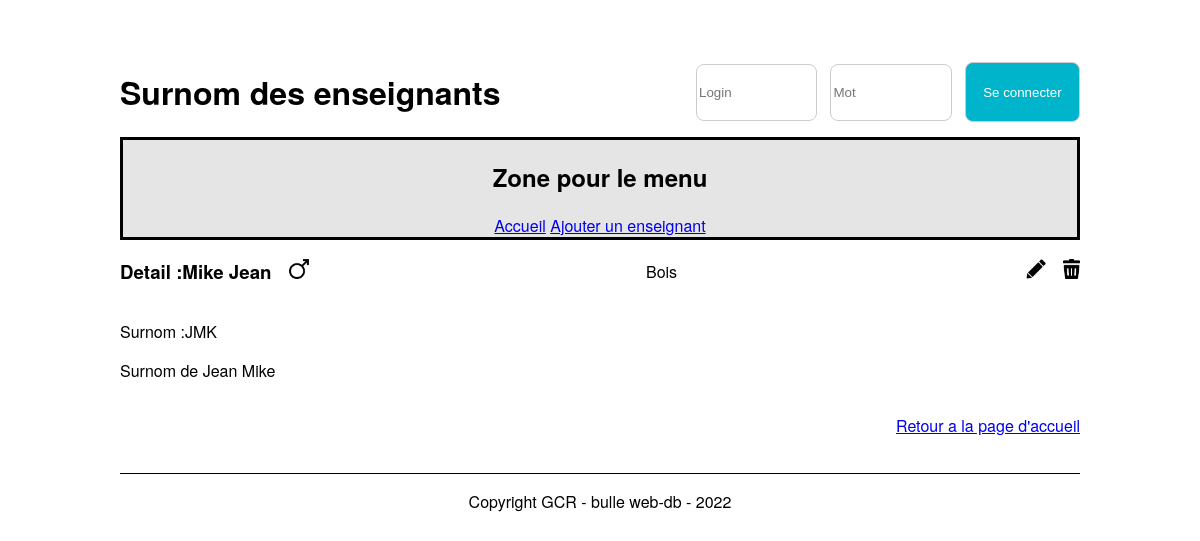
The app's page /detailTeacher.php?idTeacher=2 (signed in) with its own data.
### tables this page shows
CREATE TABLE `t_teacher` (
  `idTeacher` int NOT NULL,
  `teaFirstname` varchar(50) NOT NULL,
  `teaName` varchar(50) NOT NULL,
  `teaGender` char(1) NOT NULL,
  `teaNickname` varchar(50) NOT NULL,
  `teaOrigine` text NOT NULL,
  `fkSection` int NOT NULL
);

CREATE TABLE `t_section` (
  `idSection` int NOT NULL,
  `secName` varchar(20) NOT NULL
);

### src/Database.php (called while the page is built, shortened)
<?php
class Database
{
    private $connector;
    public function __construct()
    {
        try {
            $this->connector = new PDO('mysql:host=localhost:6033;dbname=P_Appro2;charset=utf8', 'root', 'root');
        } catch (PDOException $e) {
            die('Erreur : ' . $e->getMessage());
        }
    }
    private function queryPrepareExecute($query, $binds)
    {
        $req = $this->connector->prepare($query);
        foreach ($binds as $bind => $value) {
            $req->bindValue($bind, $value);
        };
        $req->execute();
        return $req;
    }
    private function formatData($req)
    {
        return $req->fetchALL(PDO::FETCH_ASSOC);
    }
    public function getOneTeacher($id)
    {
        $query = "SELECT * FROM t_teacher, t_section WHERE idTeacher = :id AND fkSection = idSection";
        $bind = array('id' => $id);
        $req = $this->queryPrepareExecute($query, $bind);
        $Oneteacher = $this->formatData($req);
        return $Oneteacher[0];
    }
}

### src/detailTeacher.php (the view, shortened to what this page needs)
<?php
include("Database.php");
$db = new Database();
$OneTeacher = $db->getOneTeacher($_GET["idTeacher"]);
?>
<!DOCTYPE html>
<html lang="fr">
<head>
    <link href="./css/style.css" rel="stylesheet">
</head>
<body>
    <header>
        <div class="container-header">
            <div class="titre-header">
                <h1><?php echo gettext("Surnom des enseignants"); ?></h1>
            </div>
            <div class="login-container">
                <form action="#" method="post">
                    <input type="text" name="user" id="user" placeholder="Login">
                    <input type="password" name="password" id="password" placeholder=<?php echo gettext("Mot de passe"); ?>>
                    <button type="submit" class="btn btn-login"><?php echo gettext("Se connecter"); ?></button>
                </form>
            </div>
        </div>
        <nav>
            <h2><?php echo gettext("Zone pour le menu"); ?></h2>
            <?php if ($_SESSION['userConnected'] >= 1) {
            ?>
                <a href="index.php"><?php echo gettext("Accueil"); ?></a>
                <?php if ($_SESSION['userConnected'] == 2) {
                ?>
                    <a href="addTeacher.php"><?php echo gettext("Ajouter un enseignant"); ?></a>
                <?php } ?>
        </nav>
    <?php } ?>
    </header>
    <div class="container">
        <div class="user-head">
            <h3><?php echo gettext("Detail :"); ?><?php
                            echo $OneTeacher["teaName"] . " " . $OneTeacher["teaFirstname"] ?>
                <?php
                if ($OneTeacher["teaGender"] == "M") {
                    echo '<img style="margin-left: 1vw;" height="20em" src="./img/male.png" alt="male symbole">';
                } else if ($OneTeacher["teaGender"] == "F") {
                    echo '<img style="margin-left: 1vw;" height="20em" src="./img/femelle.png" alt="male symbole">';
                } else if ($OneTeacher["teaGender"] == "A") {
                    echo '<img style="margin-left: 1vw;" height="20em" src="./img/autre.png" alt="male symbole">';
                }
                ?>
            </h3>
            <p>
                <?php echo $OneTeacher["secName"] ?>
            </p>
            <div class="actions">
                <?php if ($_SESSION['userConnected'] == 2) { ?>
                    <a href="#">
                        <img height="20em" src="./img/edit.png" alt="edit icon"></a>
                    <a href="javascript:confirmDelete()">
                        <img height="20em" src="./img/delete.png" alt="delete icon"> </a>
                <?php } ?>
            </div>
        </div>
        <div class="user-body">
            <div class="left">
                <p><?php echo gettext("Surnom :"); echo $OneTeacher["teaNickname"]  ?></p>
                <p> <?php echo $OneTeacher["teaOrigine"]  ?></p>
            </div>
        </div>
        <div class="user-footer">
            <a href="index.html"><p><?php echo gettext("Retour a la page d'accueil")?></a>
        </div>
    </div>
    <footer>
        <p>Copyright GCR - bulle web-db - 2022</p>
    </footer>
</body>
</html>

### src/css/style.css (style rules this page uses)
body { font-family: "Helvetica Neue", Helvetica, Arial, sans-serif; margin: auto; width: 80%; }
nav { border: black solid 3px; background-color: #e5e5e5; text-align: center; }
.container { height: 50%; }
footer { border-top: black solid 1px; text-align: center; margin-top: 3vw; }
.containerOptions a, .user-head a { text-decoration: none; height: 100%; margin-left: 1vw; }
.user-head { width: 100%; display: flex; flex-direction: row; justify-content: space-between; align-items: center; }
.user-footer { text-align: right; }
.left, .rigth { display: inline-block; }
.left { width: 70%; }
.container-header { display: flex; justify-content: center; align-items: center; padding-top: 5%; }
.titre-header { width: 60%; height: 100%; }
.login-container { width: 40%; height: 100%; display: flex; justify-content: end; align-items: center; }
.login-container form { display: flex; justify-content: space-between; }
.login-container input, .login-container .btn-login { width: 30%; display: inline-block; border: 1px solid #ccc; border-radius: 8px; }
.login-container input { height: 4em; margin-bottom: auto; margin-top: auto; }
.btn-login { background-color: #00b4cc; }
.btn { text-align: center; color: white; width: 100%; border: none; cursor: pointer; height: 4.5em; border-radius: 8px; }

### records on screen
t_teacher: teaName "Mike", teaFirstname "Jean", fkSection.secName "Bois", teaNickname "JMK", teaOrigine "Surnom de Jean Mike"

### other values on screen
gettext("Surnom des enseignants") "Surnom des enseignants"
gettext("Se connecter") "Se connecter"
gettext("Zone pour le menu") "Zone pour le menu"
gettext("Accueil") "Accueil"
gettext("Ajouter un enseignant") "Ajouter un enseignant"
gettext("Detail :") "Detail :"
gettext("Surnom :") "Surnom :"
gettext("Retour a la page d'accueil") "Retour a la page d'accueil"
